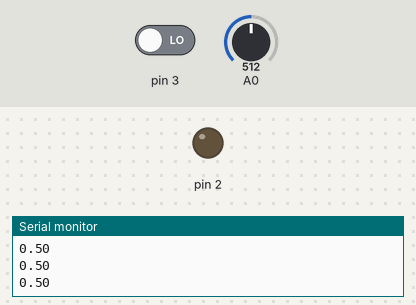
Bench run of a sketch on a simulated Arduino Uno, built with avr-gcc and run on an emulated ATmega328P. Shown: output pins drawn as LEDs (lit = HIGH), the last lines printed to the serial monitor. The test bench sets the inputs (shaded band); at power-on: pin 3 LOW, A0 = 512.

Above: at 1.3 s.
1.4 s: pin 3 driven HIGH
At 2.2 s:
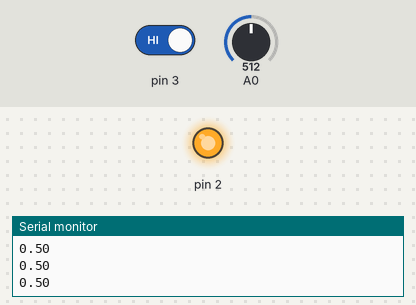
3.0 s: pin 3 driven LOW
At 3.4 s:
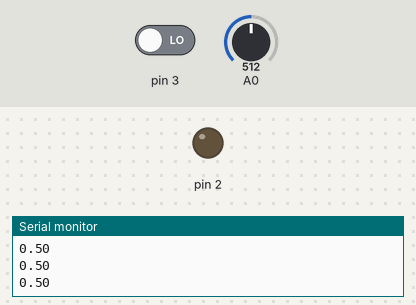
Timing chart, 0 to 6.0 s (numbered marks = the images above; inputs shaded):
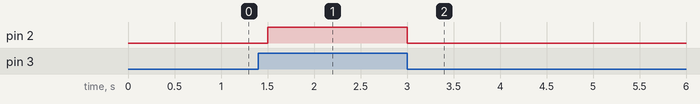

Measured:
- after the input at 1.4 s, pin 2: LOW → HIGH after 0.10 s
- after the input at 3.0 s, pin 2: HIGH → LOW at once

The sketch:

alkomat.ino
```cpp
int raw;
float volt;
float ppm;
float promile;
int czyAlk;

void setup()
{
  Serial.begin(9600);
  pinMode(2, OUTPUT);
  pinMode(3, INPUT);
  pinMode(A0, INPUT);
}

void loop()
{
  raw = analogRead(A0);
  volt = raw * (5.0 / 1023.0);

  ppm = volt * 200;
  promile = ppm /1000;

  czyAlk = digitalRead(3);

  if (czyAlk > 0)
    digitalWrite(2, HIGH);
  else
    digitalWrite(2, LOW);

  Serial.println(promile);

  delay(500);
}
```
